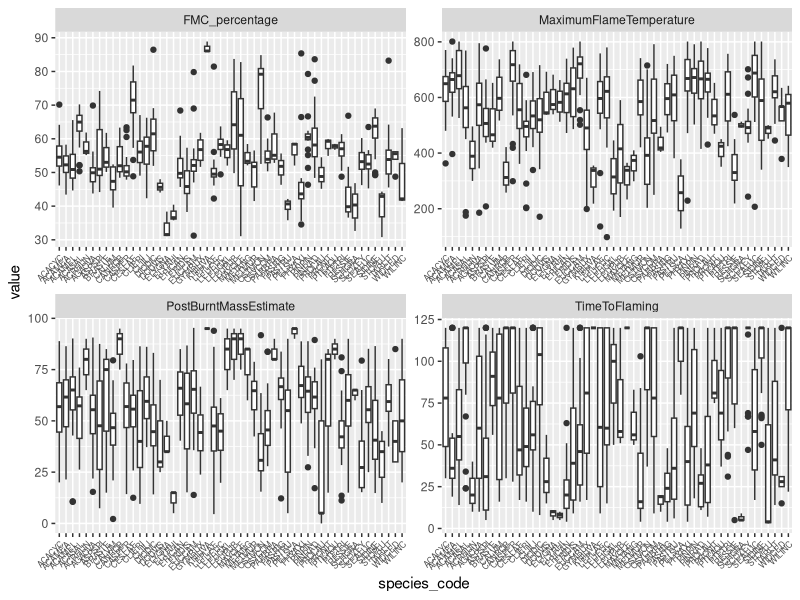

R code for this plot:
#
setwd("/Users/samukelisiwem/OneDrive - Nelson Mandela University/Documents/3_SCHOLARY/PhD/Data collection/Analysis/Data/")

library(tidyverse)
library(readxl) 


#reads data
#Loads the Excel file
#Cleans and reshapes the data
#Plots faceted box plots with rotated x-axis labels
#flammability attributes varies across species
read_xlsx("01msc_cederberg_CombinedFlamm.xlsx", sheet = "Combined") %>%
  pivot_longer(cols = c("TimeToFlaming", "PostBurntMassEstimate", "MaximumFlameTemperature","FMC_percentage"),
               names_to = "variable", values_to = "value") %>%
  ggplot() +
  geom_boxplot(aes(y = value, x = species_code)) +
  theme(axis.text.x = element_text(angle = 45, hjust = 1, size = 6)) +
  facet_wrap(vars(variable), scales = "free")

CombinedOG <- read_xlsx("01msc_cederberg_CombinedFlamm.xlsx", sheet = "Combined")

#rename some headings
Combined02 <- CombinedOG %>%
  rename(
    `FMC(%)` = FMC_percentage,
    `TimeToFlaming(s)` = TimeToFlaming,
    `PostBurntMassEstimate(%)` = PostBurntMassEstimate,
    `MaximumFlameTemperature(°C)` = MaximumFlameTemperature
    )

#save data in long
CombinedLong <- CombinedOG %>%
  pivot_longer(cols = c("TimeToFlaming", "PostBurntMassEstimate", "MaximumFlameTemperature", "FMC_percentage"),
               names_to = "variable", values_to = "value")
